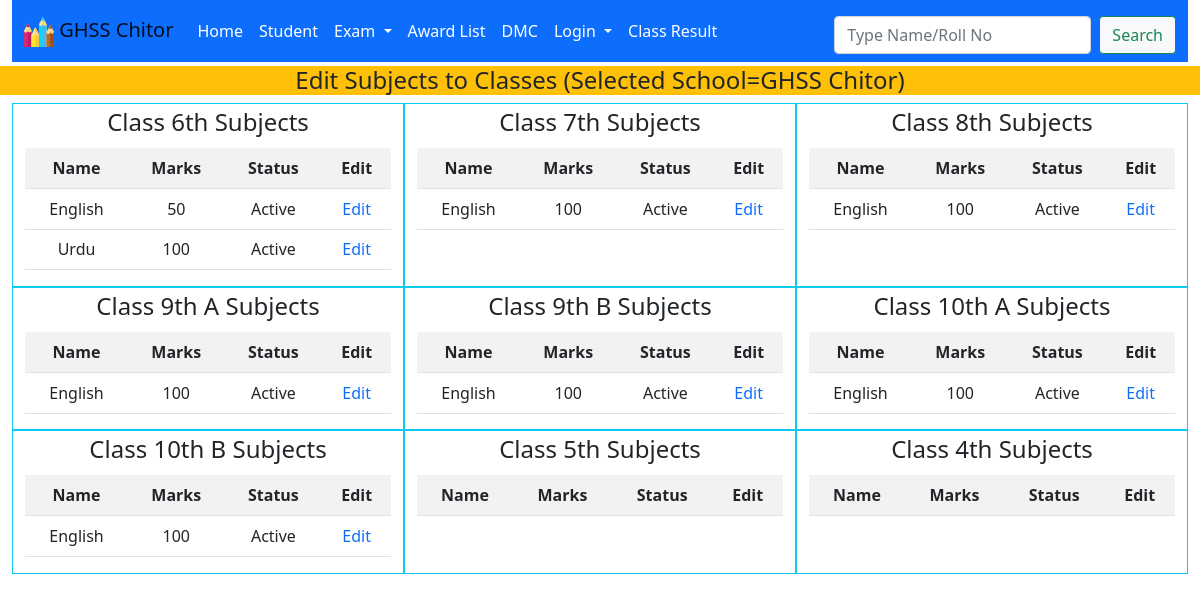
Page /edit_class_subject.php (signed in) on the earlier database version.
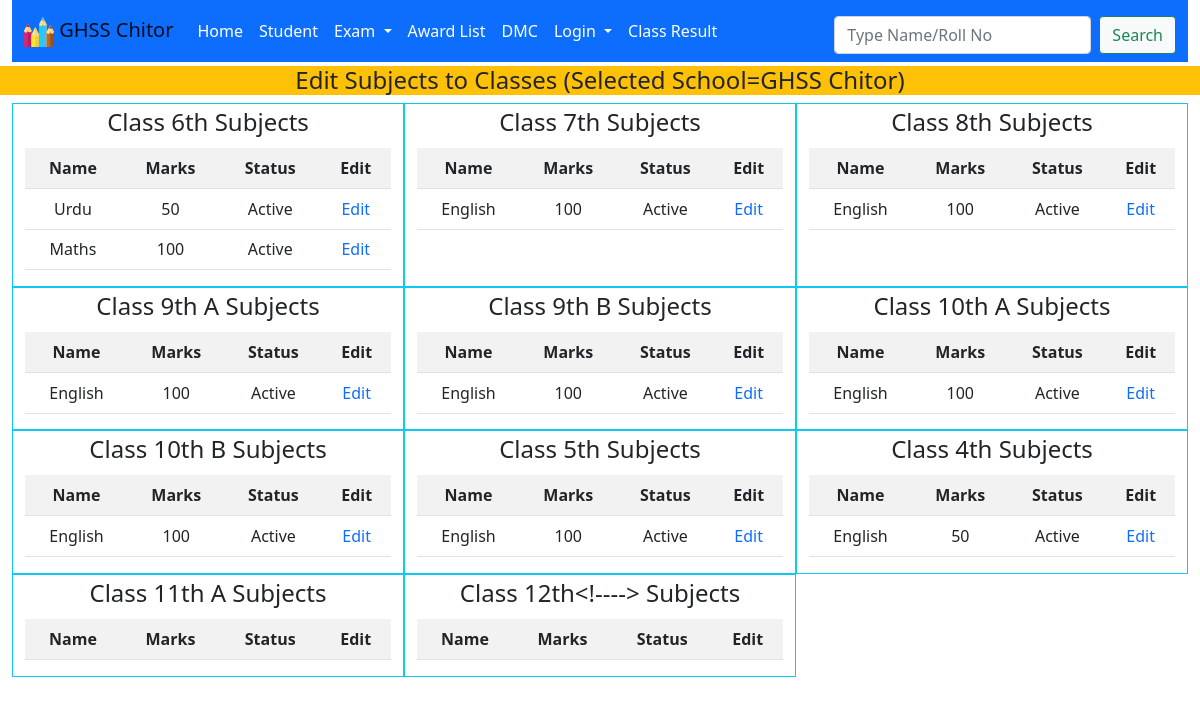
Same page on the later database version.
### tables this page shows
CREATE TABLE `class_subjects` (
  `Id` int(11) NOT NULL,
  `School_Id` int(11) DEFAULT NULL,
  `Class_Id` int(11) NOT NULL,
  `Subject_Id` int(11) NOT NULL,
  `Lock_Status` int(1) NOT NULL DEFAULT 0,
  `Total_Marks` int(3) NOT NULL DEFAULT 40,
  `Status` tinyint(1) NOT NULL DEFAULT 1
);

### config.php (called while the page is built, shortened)
<?php
require_once 'sand_box.php';
require_once 'functions.php';
if (isset($_SESSION['user'])) {
    $account_id=$_SESSION['user'];
    $account_id=Validate_input($account_id);
} else {
    $guest=Select_Single_Column_Array_data(
        "Id", "employees", "Name", "'Guest'"
    );
     $account_id=$guest[0];
}
$selected_school_id_array=Select_Single_Column_Array_data(
    "Selected_School_Id", "setting", "User_Id", "$account_id"
);
 $selected_school_id=$selected_school_id_array[0];
$school_names=Select_Single_Column_Array_data(
    "Name", "schools", "Id", "$selected_school_id"
);
$SCHOOL_NAME = $school_names[0];
?>

### functions.php (called while the page is built, shortened)
<?php
function Change_Status_To_word($status)
{
    return $status==1? "Active" : "Inactive";
}
?>

### edit_class_subject.php (the view, shortened to what this page needs)
<?php
require_once 'sand_box.php';
$link=$LINK;
?>
<?php Page_header('Edit Class Subject'); ?>
</head>
<body>
  <div class="bg-warning text-center">
    <h4>Edit Subjects to Classes (Selected School=<?php echo $SCHOOL_NAME ?>)</h4>
  </div>
<div class="container-fluid">
</div>
<div class="container-fluid">
  <div class="row">
<?php
$school=$SCHOOL_NAME;
$classes_array=School_classes();
$school_id=Convert_School_Name_To_id($school);
foreach ($classes_array as $class) {
    $class_id=Convert_Class_Name_To_id($class);
    echo "<div class='col-sm-4 border border-info'>
        <legend class='text-center'> Class $class Subjects </legend>";
    $q="SELECT * from class_subjects WHERE
    Class_Id=$class_id AND School_Id=$school_id";
    $exe=mysqli_query($link, $q);
    echo "<table class='table table-border table-striped table-hover'>
            <th>Name</th><th>Marks</th><th>Status</th><th>Edit</th>";
    while ($exer=mysqli_fetch_assoc($exe)) {
        $subject_id=$exer['Subject_Id'];
        $subject_name=Convert_Subject_Id_To_name($subject_id);
        $total_marks=$exer['Total_Marks'];
        $status=$exer['Status'];
        $id=$exer['Id'];
        $status=change_status_to_word($status);
         echo "<tr>
         <td> $subject_name </td>
         <td> $total_marks </td>
         <td> $status </td>
         <td> <a href='edit_class_subject.php?id=$id'> Edit</td>
         <tr>";
    }
    echo "</table>";
    echo "</div>";
}
?>
  </div>
 </div>
<?php Page_close(); ?>

### sand_box.php (shortened to what this page needs)
<?php
  require_once 'config.php';
  require_once 'functions.php';
  $link=$LINK;
function Page_header($page_name)
{
    echo '<!DOCTYPE html>
<html lang="en">
  <head>
    <title>'.$page_name.'</title>
    <meta charset="utf-8">
    <meta name="viewport" content="width=device-width, initial-scale=1">
    <link rel="stylesheet" href="css/bootstrap.min.css">
    <link rel="stylesheet" href="css/style.css">
    <link rel="stylesheet" href="css/bootstrap-icons.css">
    <link rel="stylesheet" href="css/print.css" media="print">
    <link rel="icon" type="image/png" sizes="16x16" href="images/favicon.ico">
    ';
}
function Page_close()
{
    echo'
    <script  src="js/bootstrap.bundle.min.js">
    </script>
    <script  src="js/custom.js">
    </script>
    </body>
	</html>';
}
function Select_Column_data($table_name,$column_name,$where_column,$where_value)
{
    global $link;
    $query = "SELECT $column_name from $table_name
    WHERE $where_column='$where_value'";
    $query_result=mysqli_query($link, $query) or die("Error in this query. $query");
    $query_result_value=mysqli_fetch_assoc($query_result);
    return $query_result_value;
}
function Select_Single_Column_Array_data(
    $column_name,$table_name,$where_column,$where_value
) {
    $q="SELECT $column_name from $table_name WHERE $where_column=$where_value";
    global $link;
    $exe=mysqli_query($link, $q);
    $data=[];
    while ($exer=mysqli_fetch_assoc($exe)) {
        $value=$exer[$column_name];
        array_push($data, $value);
    }
    return $data;
}
function School_classes()
{
    global $link;
    $myclasses=[];
    global $SCHOOL_NAME;
    $school_name=$SCHOOL_NAME;
    $school_id =Convert_School_Name_To_id($school_name);
    $q="SELECT Name from school_classes where Status=1 AND School_Id=$school_id";
    $exe=mysqli_query($link, $q);
    while ($school_classes=mysqli_fetch_assoc($exe)) {
        $myclasses[] =  $school_classes['Name'];
    }
    return $myclasses;
}
function Convert_Class_Name_To_id($class_name)
{
    $data1[]=Select_Column_data("school_classes", "Id", "Name", $class_name);
    return  $class_id=$data1[0]['Id'];
}
function Convert_School_Name_To_id($school_name)
{
    $data2[]=Select_Column_data("schools", "Id", "Name", $school_name);
    return  $school_id=$data2[0]['Id'];
}
function Convert_Subject_Id_To_name($id)
{
    $selected_subject_id_array=Select_Single_Column_Array_data(
        "Name", "subjects", "Id", "$id"
    );
    return $selected_subject_id_array[0];
}
function Validate_input($data)
{
    $data = trim($data);
    $data = stripslashes($data);
    $data = htmlspecialchars($data);
    return $data;
}
?>

### css/style.css (style rules this page uses)
table { text-align: center; margin: 10px auto; width: 90%; }
table td { max-width: 100px; }
h4 { text-align: center; }
.text-center { text-align: center; }
a { text-decoration: none; }
nav ul li a { color: white !important; }
.border { border: 1px solid blue; }

Differences in the rows shown:
changed class_subjects (number 1 of 10 on the later page): Total_Marks "100" → "50"
added class_subjects: subject_name "Maths", Total_Marks "100", Status "Active", shown under "6th"
added class_subjects: subject_name "English", Total_Marks "100", Status "Active", shown under "5th"
changed class_subjects (number 10 of 10 on the later page): moves from the list under "6th" to the list under "4th"
Other differences:
new list line: "Class 11th A Subjects Name Marks Status Edit"
new list line: "Class 12th<!----> Subjects Name Marks Status Edit"
